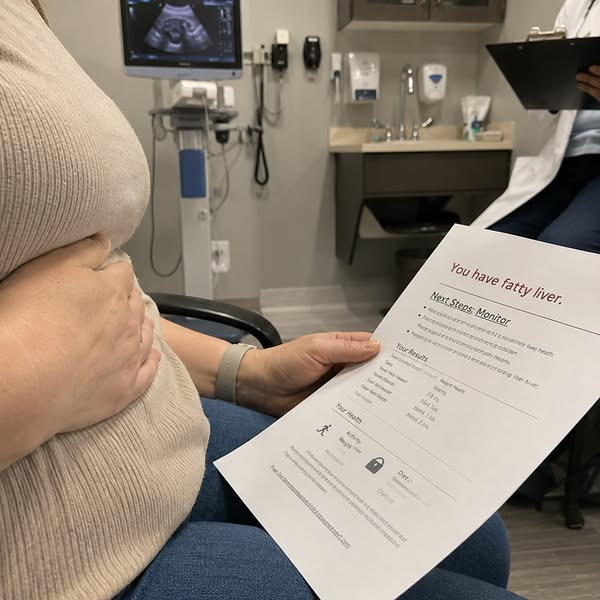
#> input picture referencias/prospeccion/ref-01.png, 600 x 600 px
$ python preparar-escena.py ref01 referencias/prospeccion/ref-01.png marca/tof-ref01-escena.png
#> lines starting #> are read from the running program, lines starting #| are printed output that depends on the picture; after the words box and inside, x2 and y2 are one past the last pixel; in counts of white or black regions, pixels touching at a corner belong together
#> further down, im is the input picture: shape (600, 600, 3); mean B, G, R 121, 134.2, 145.8
"""Prepara la escena base de prospección a partir de la referencia, solo con OpenCV.

Uso:
  python3 preparar-escena.py ref01 referencias/prospeccion/ref-01.png marca/tof-ref01-escena.png

ref01: borra el texto de la hoja (rellena con la luz del propio papel), recorta para
sacar la mano en la panza y el monitor del ultrasonido, y escala a 1080×1080 con
Lanczos + enfoque suave + grano de celular.
"""
import sys

import cv2
import numpy as np


def blank_sheet(im, seed_xy):
    """Borra lo impreso en la hoja que contiene seed_xy y deja papel limpio con su luz."""
#> called with seed_xy = (450, 420)
    f = im.astype(np.float32)
    hsv = cv2.cvtColor(im, cv2.COLOR_BGR2HSV)
#> hsv: shape (600, 600, 3); mean H, S, V 27.1, 58.6, 148
    paper = ((hsv[..., 2] > 150) & (hsv[..., 1] < 40)).astype(np.uint8)
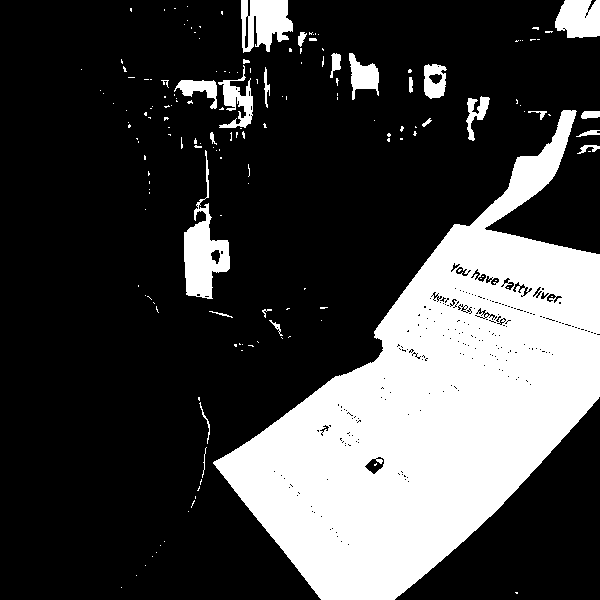
#> paper: shape (600, 600); values 0 (black) and 1 (white), 26.5% white; 167 white regions (140 under 20 px), largest, box (x1, y1, x2, y2) and area: (213, 110, 600, 600) 84248, (184, 150, 230, 299) 2648, (241, 0, 293, 53) 1931
    _, lab = cv2.connectedComponents(paper, connectivity=8)
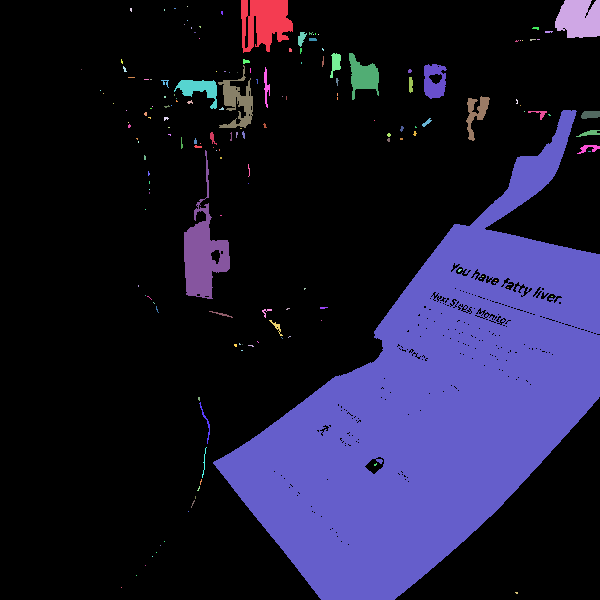
#> lab: shape (600, 600) int32; 168 distinct labels, from 0 to 167; one colour per label, 0 black
    comp = (lab == lab[seed_xy[1], seed_xy[0]]).astype(np.uint8) * 255
#> comp: shape (600, 600); 23.4% white; 1 white region, box (x1, y1, x2, y2) and area: (213, 110, 600, 600) 84248
    # la hoja con sus letras = componente de papel con los huecos rellenos
    ff = comp.copy()
    h, w = ff.shape
#> h = 600; w = 600
    cv2.floodFill(ff, np.zeros((h + 2, w + 2), np.uint8), (0, 0), 255)
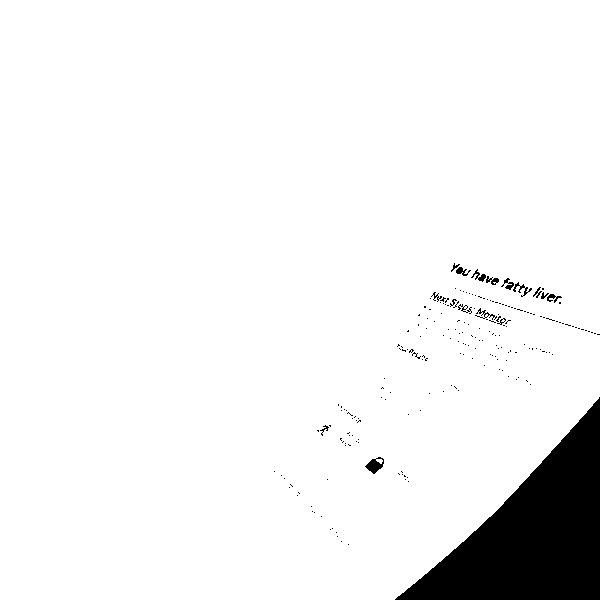
#> ff: shape (600, 600); 94.2% white; 210 black regions (193 under 20 px), largest, box (x1, y1, x2, y2) and area: (395, 397, 600, 600) 19454, (365, 457, 384, 474) 169, (513, 282, 532, 297) 81
    filled = comp | cv2.bitwise_not(ff)
#> filled: shape (600, 600); 29.2% white; 1 white region, box (x1, y1, x2, y2) and area: (213, 110, 600, 600) 104979
    gray = cv2.cvtColor(im, cv2.COLOR_BGR2GRAY).astype(np.float32)

    def normconv(wt, sig):
        wt = wt.astype(np.float32)
        num = cv2.GaussianBlur(f * wt[..., None], (0, 0), sig)
        den = cv2.GaussianBlur(wt, (0, 0), sig)
        return num / np.maximum(den, 1e-4)[..., None], den

    # papel limpio = píxeles de la hoja que no son más oscuros que la luz local
    clean = cv2.erode(comp, np.ones((3, 3), np.uint8)) > 0
#> clean: shape (600, 600) bool; 22.1% white; 5 white regions (4 under 20 px), largest, box (x1, y1, x2, y2) and area: (215, 111, 600, 600) 79579
    for _ in range(3):
        bg, _ = normconv(clean, 5)
        bgg = cv2.cvtColor(np.clip(bg, 0, 255).astype(np.uint8), cv2.COLOR_BGR2GRAY).astype(np.float32)
        clean = (filled > 0) & (gray > bgg - 6)
        clean = cv2.erode(clean.astype(np.uint8), np.ones((3, 3), np.uint8)) > 0
#> bg: shape (600, 600, 3) float32; mean H, S, V 60.3, 63.2, 65.5
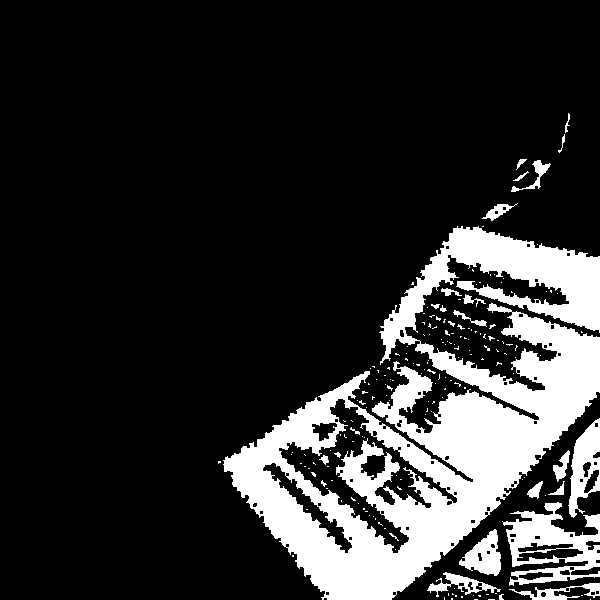
#> clean: shape (600, 600) bool; 18% white; 184 white regions (158 under 20 px), largest, box (x1, y1, x2, y2) and area: (223, 226, 600, 600) 54650, (502, 502, 600, 586) 3832, (568, 418, 600, 518) 1668
    bg, den = normconv(clean, 5)
#> bg: shape (600, 600, 3) float32; mean H, S, V 60.1, 63, 65.3
    bg_wide, _ = normconv(clean, 14)
#> bg_wide: shape (600, 600, 3) float32; mean H, S, V 76.9, 80.7, 83.8
    wgt = np.clip(den / 0.25, 0, 1)[..., None]
    bg = bg * wgt + bg_wide * (1 - wgt)
#> bg: shape (600, 600, 3) float32; mean H, S, V 76.8, 80.6, 83.6

    rng = np.random.default_rng(1)
    noise = cv2.GaussianBlur(rng.normal(0, 3.2, (h, w)).astype(np.float32), (0, 0), 0.6)[..., None]
    a = cv2.GaussianBlur(cv2.erode(filled, np.ones((3, 3), np.uint8)), (0, 0), 0.8)
    a = (a.astype(np.float32) / 255)[..., None]
#> a: shape (600, 600, 1) float32
    return np.clip(f * (1 - a) + (bg + noise) * a, 0, 255).astype(np.uint8)


def upscale(crop, size=1080):
#> called with size = 1080
    up = cv2.resize(crop, (size, size), interpolation=cv2.INTER_LANCZOS4).astype(np.float32)
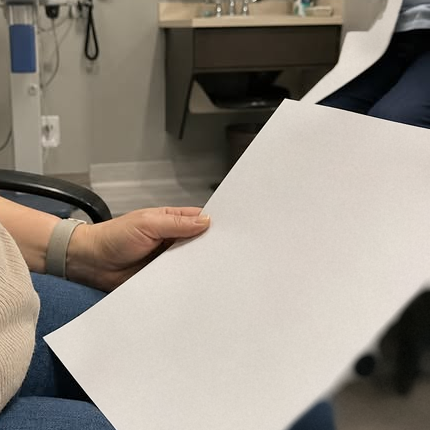
#> crop: shape (430, 430, 3); mean of channels 0, 1, 2 132.2, 142.2, 149.8; drawn as B, G, R
    up = up + 0.6 * (up - cv2.GaussianBlur(up, (0, 0), 2.0))
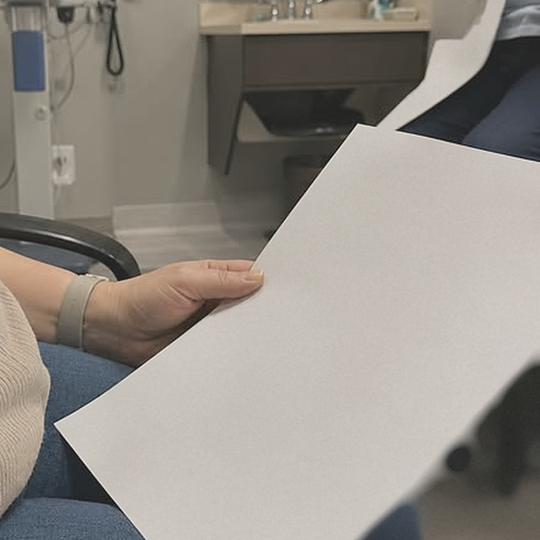
#> up: shape (1080, 1080, 3) float32 (shown at 1/2 size); mean of channels 0, 1, 2 132.3, 142, 150; drawn with min black and max white
    rng = np.random.default_rng(5)
    grain = cv2.GaussianBlur(rng.normal(0, 4.0, (size, size)).astype(np.float32), (0, 0), 0.7)[..., None]
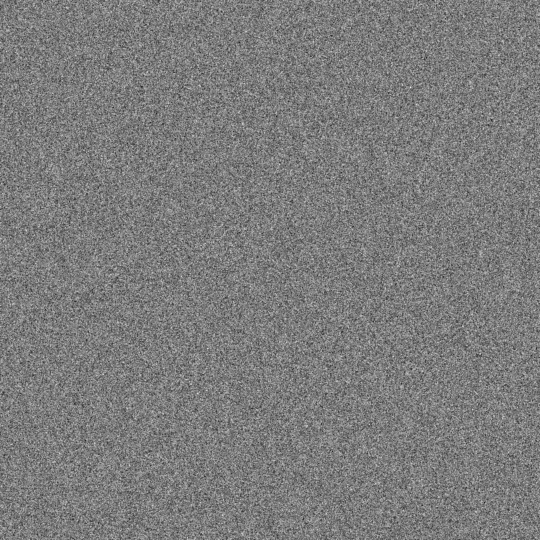
#> grain: shape (1080, 1080, 1) float32 (shown at 1/2 size); min -7.8, max 8.2, mean 0.00348; drawn with min black and max white
    return np.clip(up + grain, 0, 255).astype(np.uint8)
#> returned value: shape (1080, 1080, 3)


def ref01(im):
    # coordenadas de la referencia a 600×600
    im = blank_sheet(im, (450, 420))
    return upscale(im[125:555, 170:600])


RECIPES = {'ref01': ref01}

if __name__ == '__main__':
    recipe, src, dst = sys.argv[1:4]
    im = cv2.imread(src)
    if im.shape[:2] != (600, 600):
        im = cv2.resize(im, (600, 600), interpolation=cv2.INTER_AREA)
    cv2.imwrite(dst, RECIPES[recipe](im))

$ run again, with referencias/prospeccion/ref-02.png copied over referencias/prospeccion/ref-01.png
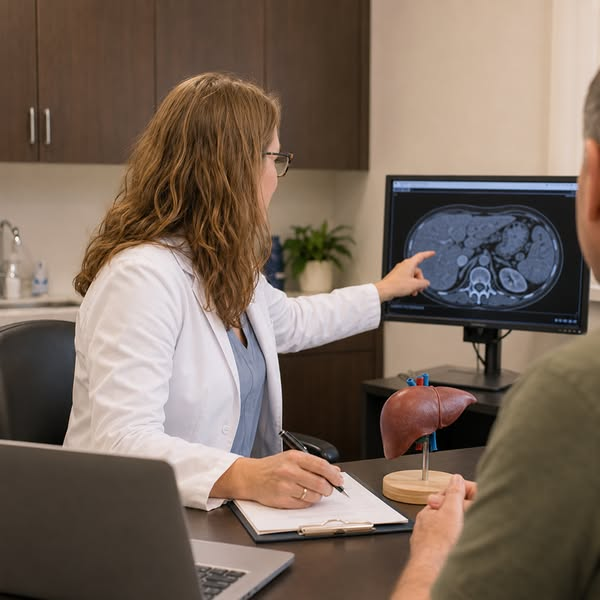
#> input picture referencias/prospeccion/ref-02.png, 600 x 600 px
#> im is the input picture: shape (600, 600, 3); mean B, G, R 92.7, 105.5, 122.8
#> hsv: shape (600, 600, 3); mean H, S, V 32, 82.1, 124.9
#> in blank_sheet, `paper = ((hsv[..., 2] > 150) & (hsv[..., 1] < 40)).astype(np.uint8)`:
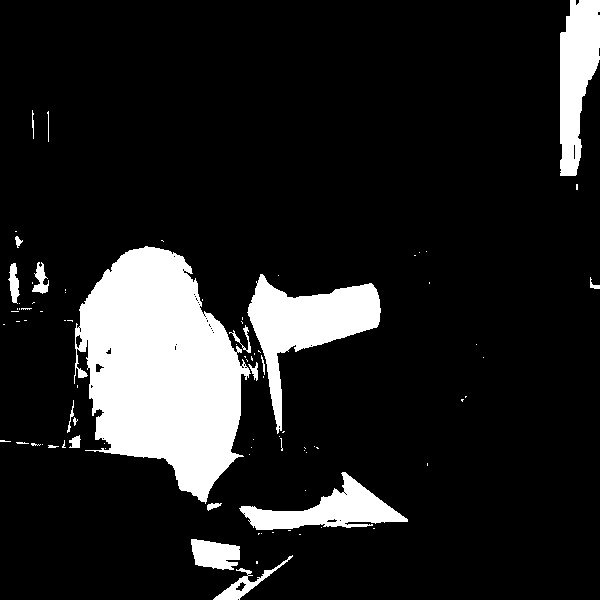
#> paper: shape (600, 600); values 0 (black) and 1 (white), 13.4% white; 86 white regions (65 under 20 px), largest, box (x1, y1, x2, y2) and area: (74, 246, 251, 504) 28699, (247, 274, 381, 434) 7578, (560, 0, 600, 176) 4822
#> lab: shape (600, 600) int32; 87 distinct labels, from 0 to 86
#> filled: shape (600, 600); every value is 255
#> wt: shape (600, 600) float32; values 0 (black) and 1 (white), 57.7% white; 71 black regions (33 under 20 px), largest, box (x1, y1, x2, y2) and area: (0, 0, 600, 600) 148002, (544, 42, 552, 137) 472, (0, 588, 57, 600) 391
#> bg_wide: shape (600, 600, 3) float32; mean H, S, V 106.8, 119.6, 137.1
#> a: shape (600, 600, 1) float32; every value is 1
#> in upscale, `up = cv2.resize(crop, (size, size), interpolation=cv2.INTER_LANCZOS4)...`:
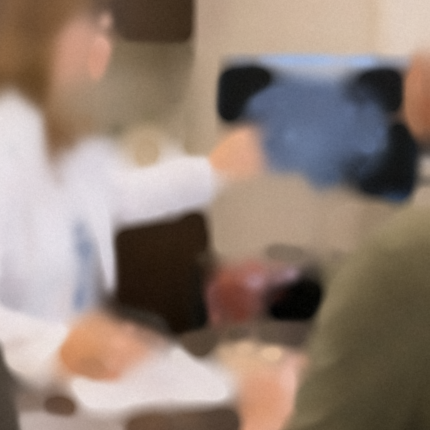
#> crop: shape (430, 430, 3); mean of channels 0, 1, 2 116.6, 127.9, 145.1; drawn as B, G, R
